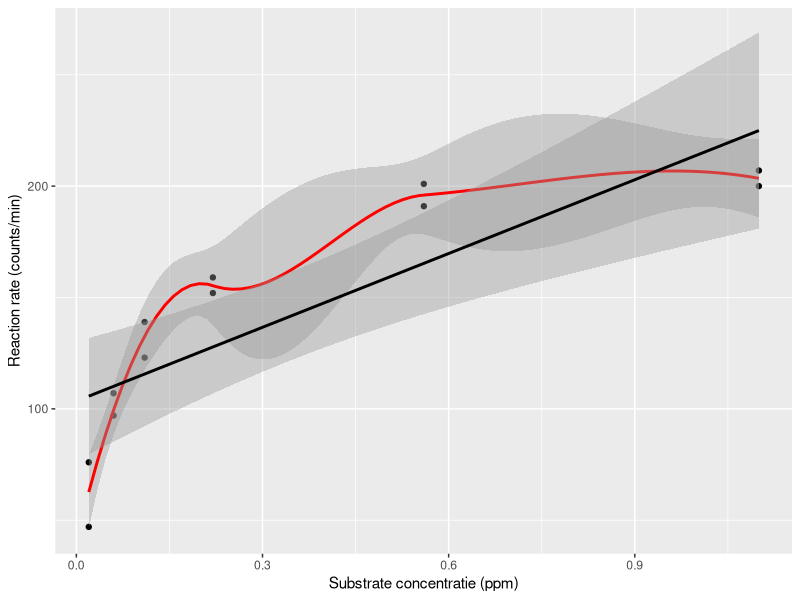
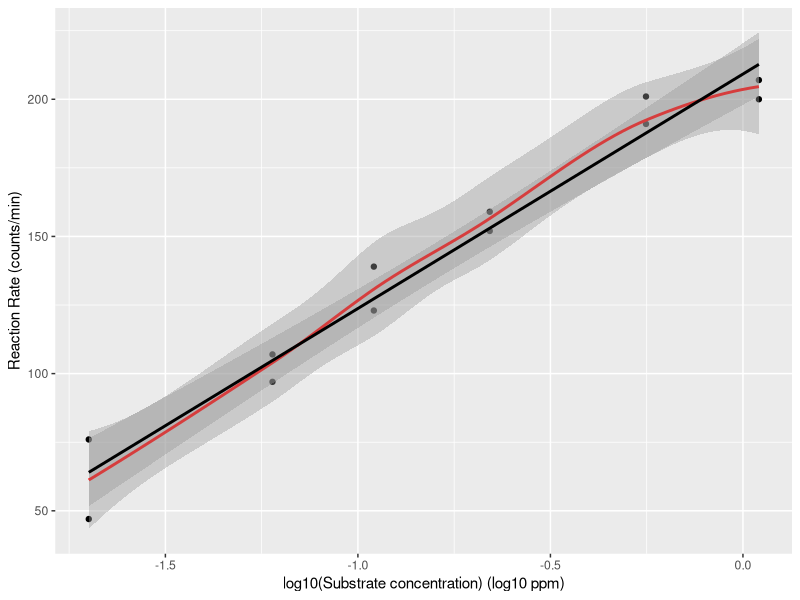
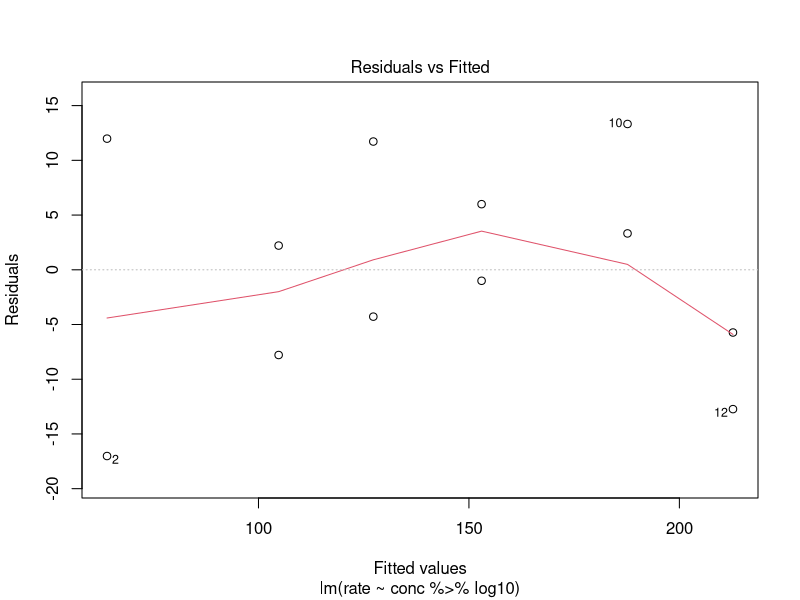
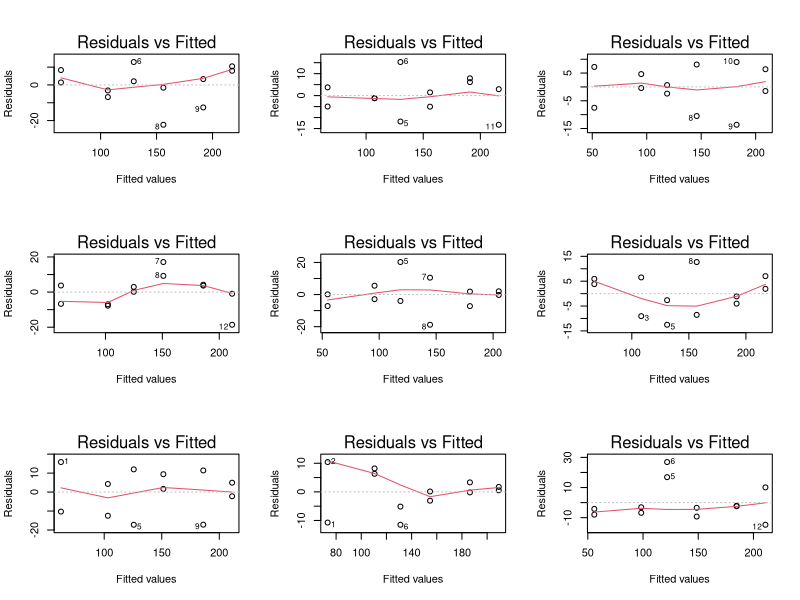
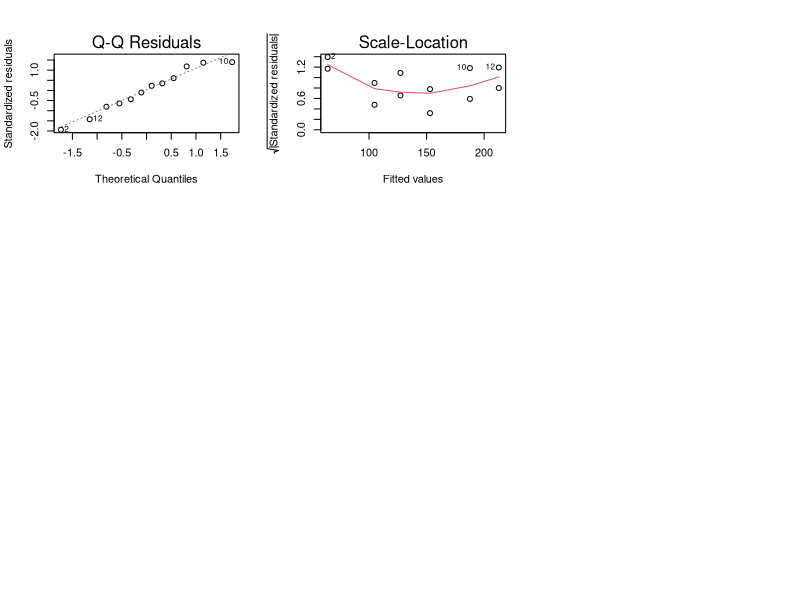
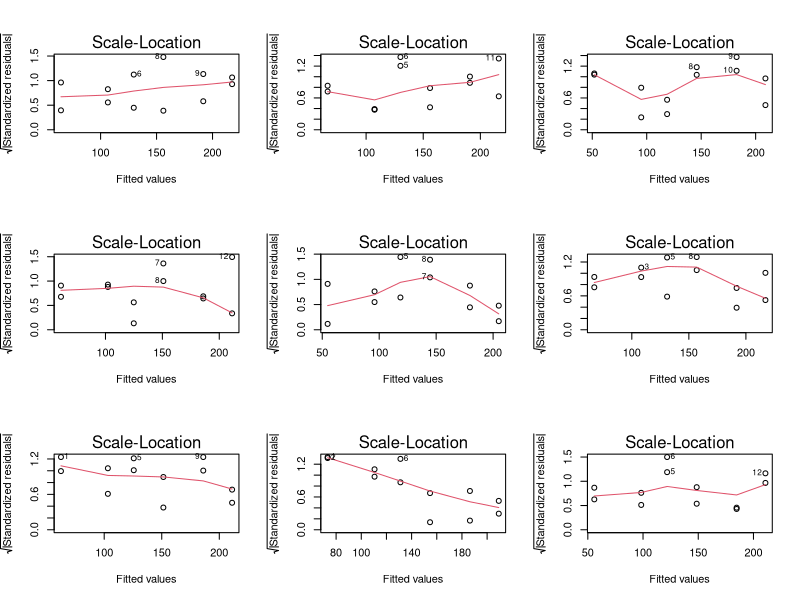

Source code (R) for these figures, in order:
## ---- chunk 1
library(tidyverse)
## ---- chunk 2
data(Puromycin)
Puromycin <- Puromycin %>% 
  filter(state=="treated")
## ---- chunk 3
Puromycin  %>%
  ggplot(aes(x=conc,y=rate)) +
  geom_point() + 
  stat_smooth(method = "loess",col="red") + # fit een kromme door de punten (rode lijn)
  stat_smooth(method='lm',col="black") + # fit een rechte door de punten aan de hand van de kleinstekwadratenmethode
  ylab("Reaction rate (counts/min)") +
  xlab("Substrate concentratie (ppm)")
## ---- chunk 4
Puromycin  %>%
  ggplot(aes(x=conc %>% log10,y=rate)) +
  geom_point() + 
  stat_smooth(method = "loess",col="red") + 
  stat_smooth(method='lm',col="black") +
  ylab("Reaction Rate (counts/min)") +
  xlab("log10(Substrate concentration) (log10 ppm)")
## ---- chunk 5
mod1 <- lm(rate ~ conc %>% log10, Puromycin)
summary(mod1)
## ---- chunk 6
plot(mod1, which=1)
## ---- chunk 7
set.seed(1031)
sigma <- mod1 %>% sigma 
dataHlp <- Puromycin

simModels <- list()

par(mfrow=c(3,3))
for (i in 1:9)
{
  nobs <- Puromycin %>% nrow
  dataHlp$ySim <- mod1$fit + rnorm(nobs, sd = sigma)
  simModels[[i]] <- lm(ySim~conc %>% log10, dataHlp)
  plot(simModels[[i]], which = 1)
}
## ---- chunk 8
plot(mod1,which=2)
## ---- chunk 9
plot(mod1, which=3)
## ---- chunk 10
par(mfrow = c(3,3))
for (i in 1:9)
  plot(simModels[[i]], which = 3)
## ---- chunk 11
summary(mod1)
confint(mod1)
